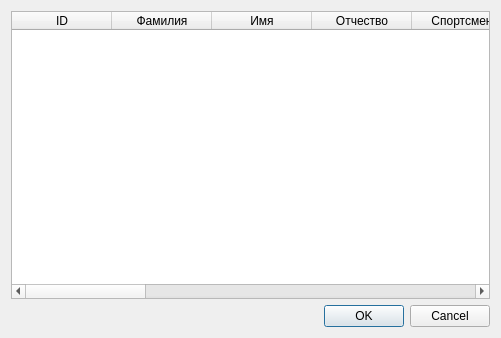
<?xml version="1.0" encoding="UTF-8"?>
<ui version="4.0">
 <class>AthletesTable</class>
 <widget class="QDialog" name="AthletesTable">
  <property name="geometry">
   <rect>
    <x>0</x>
    <y>0</y>
    <width>501</width>
    <height>338</height>
   </rect>
  </property>
  <property name="windowTitle">
   <string>Dialog</string>
  </property>
  <property name="modal">
   <bool>true</bool>
  </property>
  <layout class="QVBoxLayout" name="verticalLayout">
   <item>
    <widget class="QTableWidget" name="athletesTable">
     <property name="editTriggers">
      <set>QAbstractItemView::NoEditTriggers</set>
     </property>
     <property name="selectionMode">
      <enum>QAbstractItemView::SingleSelection</enum>
     </property>
     <property name="selectionBehavior">
      <enum>QAbstractItemView::SelectRows</enum>
     </property>
     <property name="sortingEnabled">
      <bool>true</bool>
     </property>
     <column>
      <property name="text">
       <string>ID</string>
      </property>
     </column>
     <column>
      <property name="text">
       <string>Фамилия</string>
      </property>
     </column>
     <column>
      <property name="text">
       <string>Имя</string>
      </property>
     </column>
     <column>
      <property name="text">
       <string>Отчество</string>
      </property>
     </column>
     <column>
      <property name="text">
       <string>Спортсмен</string>
      </property>
     </column>
     <column>
      <property name="text">
       <string>Дата рождения</string>
      </property>
     </column>
     <column>
      <property name="text">
       <string>Возраст</string>
      </property>
     </column>
     <column>
      <property name="text">
       <string>Пол</string>
      </property>
     </column>
     <column>
      <property name="text">
       <string>Вес (кг)</string>
      </property>
     </column>
     <column>
      <property name="text">
       <string>Рост (см)</string>
      </property>
     </column>
     <column>
      <property name="text">
       <string>Адрес</string>
      </property>
     </column>
     <column>
      <property name="text">
       <string>Телефон</string>
      </property>
     </column>
     <column>
      <property name="text">
       <string>Дата зачисления</string>
      </property>
     </column>
     <column>
      <property name="text">
       <string>Тренер</string>
      </property>
     </column>
     <column>
      <property name="text">
       <string>Разряд</string>
      </property>
     </column>
    </widget>
   </item>
   <item>
    <widget class="QDialogButtonBox" name="buttonBox">
     <property name="orientation">
      <enum>Qt::Horizontal</enum>
     </property>
     <property name="standardButtons">
      <set>QDialogButtonBox::Cancel|QDialogButtonBox::Ok</set>
     </property>
    </widget>
   </item>
  </layout>
 </widget>
 <resources/>
 <connections>
  <connection>
   <sender>buttonBox</sender>
   <signal>rejected()</signal>
   <receiver>AthletesTable</receiver>
   <slot>reject()</slot>
   <hints>
    <hint type="sourcelabel">
     <x>316</x>
     <y>260</y>
    </hint>
    <hint type="destinationlabel">
     <x>286</x>
     <y>274</y>
    </hint>
   </hints>
  </connection>
 </connections>
</ui>
